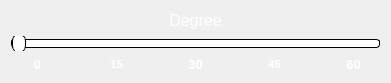
  <widget class="QGroupBox" name="SliderSkew">
   <property name="geometry">
    <rect>
     <x>1010</x>
     <y>490</y>
     <width>391</width>
     <height>81</height>
    </rect>
   </property>
   <property name="styleSheet">
    <string notr="true">border: none;</string>
   </property>
   <property name="title">
    <string/>
   </property>
   <layout class="QVBoxLayout" name="verticalLayout_5">
    <item>
     <widget class="QLabel" name="SkewDgree">
      <property name="text">
       <string>&lt;html&gt;&lt;head/&gt;&lt;body&gt;&lt;p align=&quot;center&quot;&gt;&lt;span style=&quot; font-size:12pt; color:#ffffff;&quot;&gt;Degree&lt;/span&gt;&lt;/p&gt;&lt;/body&gt;&lt;/html&gt;</string>
      </property>
     </widget>
    </item>
    <item>
     <layout class="QVBoxLayout" name="verticalLayout_6">
      <item>
       <widget class="QSlider" name="DegreeSlider">
        <property name="styleSheet">
         <string notr="true">QSlider::groove:horizontal {
border: 1px solid ;
background: white;
height: 7px;
border-radius: 3px;
}

QSlider::handle:horizontal {
background: white;
border: 1px solid ;
width: 12px;
margin-top: -6px;
margin-bottom: -6px;
border-radius: 7px;
}</string>
        </property>
        <property name="maximum">
         <number>60</number>
        </property>
        <property name="orientation">
         <enum>Qt::Horizontal</enum>
        </property>
       </widget>
      </item>
      <item>
       <layout class="QHBoxLayout" name="horizontalLayout_3">
        <item>
         <widget class="QLabel" name="zeropercent_3">
          <property name="text">
           <string>&lt;html&gt;&lt;head/&gt;&lt;body&gt;&lt;p align=&quot;center&quot;&gt;&lt;span style=&quot; font-size:10pt; font-weight:700; color:#ffffff;&quot;&gt;0&lt;/span&gt;&lt;/p&gt;&lt;/body&gt;&lt;/html&gt;</string>
          </property>
         </widget>
        </item>
        <item>
         <spacer name="verticalSpacer_9">
          <property name="orientation">
           <enum>Qt::Vertical</enum>
          </property>
          <property name="sizeHint" stdset="0">
           <size>
            <width>20</width>
            <height>40</height>
           </size>
          </property>
         </spacer>
        </item>
        <item>
         <widget class="QLabel" name="TwinPercet_3">
          <property name="text">
           <string>&lt;html&gt;&lt;head/&gt;&lt;body&gt;&lt;p align=&quot;center&quot;&gt;&lt;span style=&quot; font-size:8pt; font-weight:700; color:#ffffff;&quot;&gt;15&lt;/span&gt;&lt;/p&gt;&lt;/body&gt;&lt;/html&gt;</string>
          </property>
         </widget>
        </item>
        <item>
         <spacer name="verticalSpacer_10">
          <property name="orientation">
           <enum>Qt::Vertical</enum>
          </property>
          <property name="sizeHint" stdset="0">
           <size>
            <width>20</width>
            <height>40</height>
           </size>
          </property>
         </spacer>
        </item>
        <item>
         <widget class="QLabel" name="fiftypercent_3">
          <property name="text">
           <string>&lt;html&gt;&lt;head/&gt;&lt;body&gt;&lt;p align=&quot;center&quot;&gt;&lt;span style=&quot; font-size:10pt; font-weight:700; color:#ffffff;&quot;&gt;30&lt;/span&gt;&lt;/p&gt;&lt;/body&gt;&lt;/html&gt;</string>
          </property>
         </widget>
        </item>
        <item>
         <spacer name="verticalSpacer_11">
          <property name="orientation">
           <enum>Qt::Vertical</enum>
          </property>
          <property name="sizeHint" stdset="0">
           <size>
            <width>20</width>
            <height>40</height>
           </size>
          </property>
         </spacer>
        </item>
        <item>
         <widget class="QLabel" name="sevpercent_3">
          <property name="text">
           <string>&lt;html&gt;&lt;head/&gt;&lt;body&gt;&lt;p align=&quot;center&quot;&gt;&lt;span style=&quot; font-size:8pt; font-weight:700; color:#ffffff;&quot;&gt;45&lt;/span&gt;&lt;/p&gt;&lt;/body&gt;&lt;/html&gt;</string>
          </property>
         </widget>
        </item>
        <item>
         <spacer name="verticalSpacer_12">
          <property name="orientation">
           <enum>Qt::Vertical</enum>
          </property>
          <property name="sizeHint" stdset="0">
           <size>
            <width>20</width>
            <height>40</height>
           </size>
          </property>
         </spacer>
        </item>
        <item>
         <widget class="QLabel" name="hunpercent_3">
          <property name="text">
           <string>&lt;html&gt;&lt;head/&gt;&lt;body&gt;&lt;p align=&quot;center&quot;&gt;&lt;span style=&quot; font-size:10pt; font-weight:700; color:#ffffff;&quot;&gt;60&lt;/span&gt;&lt;/p&gt;&lt;/body&gt;&lt;/html&gt;</string>
          </property>
         </widget>
        </item>
       </layout>
      </item>
     </layout>
    </item>
   </layout>
  </widget>
